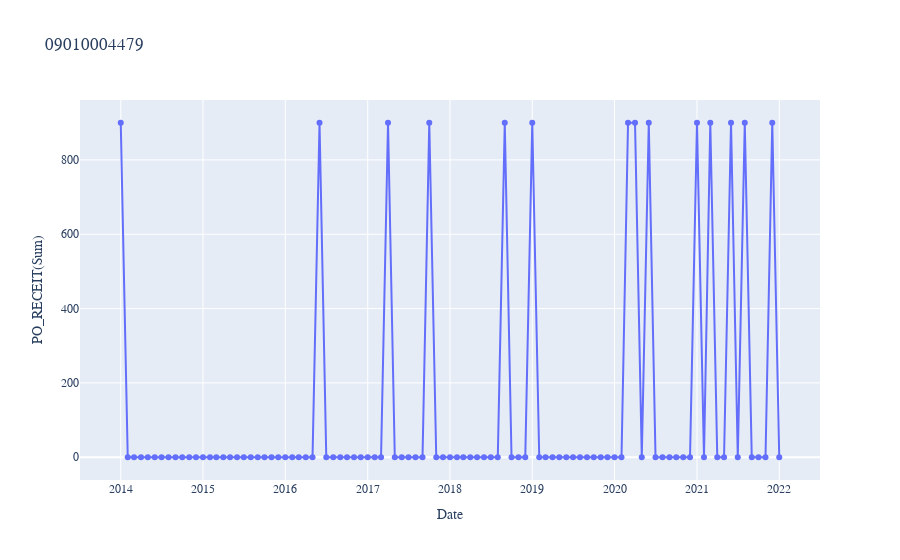

The notebook cell saved with this chart:
### Code cell
item_code = '09010004479'
df_item3 = df_item[df_item['IEM_CODE']==item_code]

fig = go.Figure()
fig.add_trace(go.Scatter(x=df_item3['ds'], y=df_item3['y'], name=item_code, mode='markers+lines'))

fig.update_layout(
    title=item_code,
    xaxis_title="Date",
    yaxis_title="PO_RECEIT(Sum)",
    legend_title="Legend Title",
    font=dict(
        family="Courier New, monospace",
        size=12)
)
fig.show()
